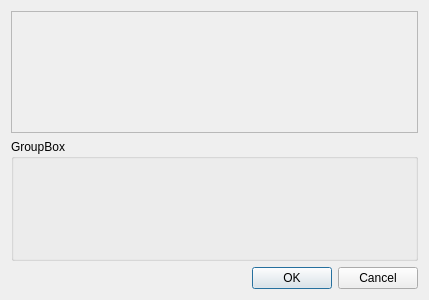
<?xml version="1.0" encoding="UTF-8"?>
<ui version="4.0">
 <class>BrushChooserDialog</class>
 <widget class="QDialog" name="BrushChooserDialog">
  <property name="geometry">
   <rect>
    <x>0</x>
    <y>0</y>
    <width>429</width>
    <height>300</height>
   </rect>
  </property>
  <property name="windowTitle">
   <string>Dialog</string>
  </property>
  <layout class="QVBoxLayout" name="verticalLayout">
   <item>
    <widget class="BrushObserverFrame" name="frame">
     <property name="frameShape">
      <enum>QFrame::StyledPanel</enum>
     </property>
     <property name="frameShadow">
      <enum>QFrame::Raised</enum>
     </property>
    </widget>
   </item>
   <item>
    <widget class="QGroupBox" name="styleGroupBox">
     <property name="title">
      <string>GroupBox</string>
     </property>
     <layout class="QGridLayout" name="gridLayout"/>
    </widget>
   </item>
   <item>
    <widget class="QDialogButtonBox" name="buttonBox">
     <property name="orientation">
      <enum>Qt::Horizontal</enum>
     </property>
     <property name="standardButtons">
      <set>QDialogButtonBox::Cancel|QDialogButtonBox::Ok</set>
     </property>
    </widget>
   </item>
  </layout>
 </widget>
 <customwidgets>
  <customwidget>
   <class>BrushObserverFrame</class>
   <extends>QFrame</extends>
   <header>brush_observer_frame.h</header>
   <container>1</container>
  </customwidget>
 </customwidgets>
 <resources/>
 <connections>
  <connection>
   <sender>buttonBox</sender>
   <signal>accepted()</signal>
   <receiver>BrushChooserDialog</receiver>
   <slot>accept()</slot>
   <hints>
    <hint type="sourcelabel">
     <x>248</x>
     <y>254</y>
    </hint>
    <hint type="destinationlabel">
     <x>157</x>
     <y>274</y>
    </hint>
   </hints>
  </connection>
  <connection>
   <sender>buttonBox</sender>
   <signal>rejected()</signal>
   <receiver>BrushChooserDialog</receiver>
   <slot>reject()</slot>
   <hints>
    <hint type="sourcelabel">
     <x>316</x>
     <y>260</y>
    </hint>
    <hint type="destinationlabel">
     <x>286</x>
     <y>274</y>
    </hint>
   </hints>
  </connection>
 </connections>
</ui>
